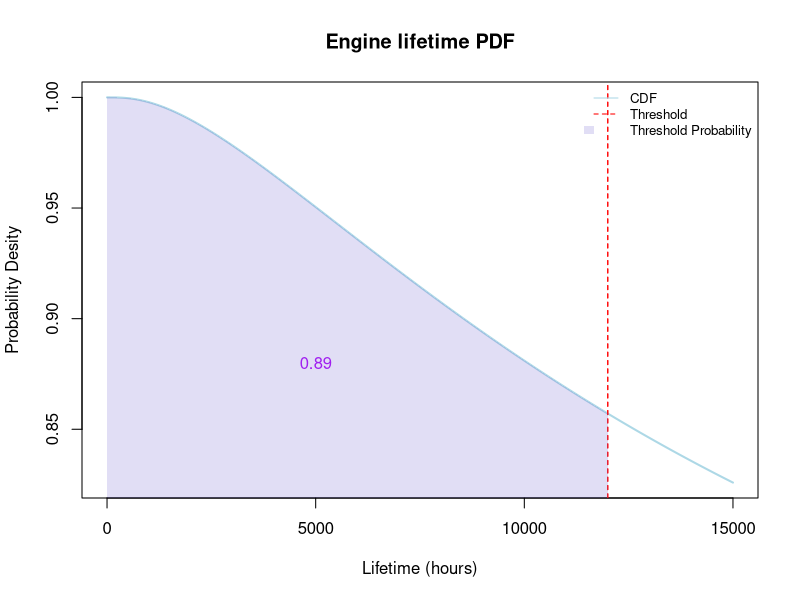
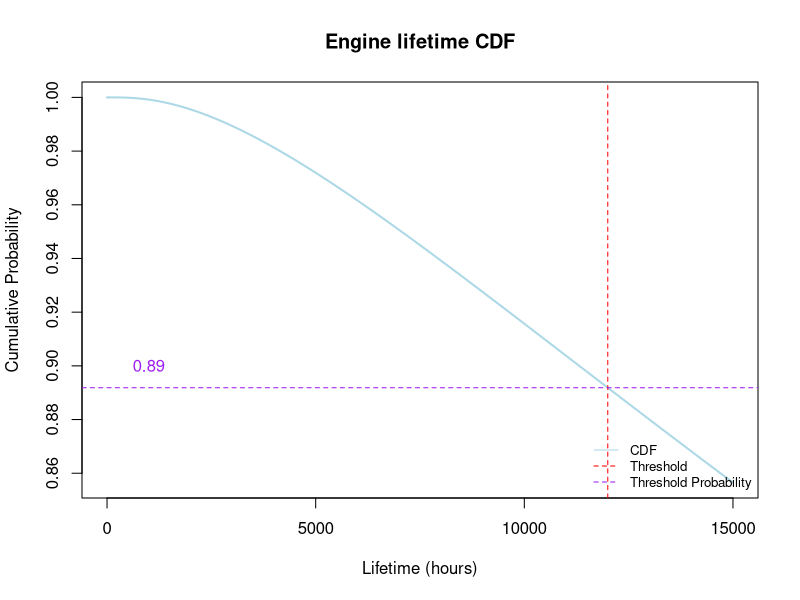

The R source for these figures, in order:
# Lifetime of an engine


# Parameters
mean_normal <- 11      # mean of the underlying normal distribution
sd_normal <- 1.3       # standard deviation of the underlying normal distribution
threshold_lifetime <- 12000  # threshold value

# Define transparent fill color
red <- 106
green <- 90
blue <- 205
alpha <- 50
purple_trans <- rgb(red, green, blue, alpha, maxColorValue=255)


# Calculate the probability that the lifetime exceeds the threshold
probability_exceeds_threshold <- 1 - pnorm(log(threshold_lifetime), mean = mean_normal, sd = sd_normal)

# Generate a sequence of values for the x-axis
x_values <- seq(0, 15000, length.out = 1000)


# Calculate the PDF values for the generated x_values
pdf_values <- 1 - dnorm(log(x_values), mean = mean_normal, sd = sd_normal)

# PDF Plot
plot(x_values, pdf_values, type = 'l', col = 'lightblue', lwd = 2,
     main = 'Engine lifetime PDF',
     ylab = 'Probability Desity', xlab = 'Lifetime (hours)')

# Add a vertical line at the threshold
abline(v = threshold_lifetime, col = 'red', lty = 2)

# Add a vertical line at the threshold
abline(v = threshold_lifetime, col = 'red', lty = 2)

# Fill the area below the curve from 0 to the threshold
polygon(c(0, x_values[x_values <= threshold_lifetime], threshold_lifetime), c(0, pdf_values[x_values <= threshold_lifetime], 0), col = purple_trans, border = NA)

# Add legend
legend("topright", legend = c("CDF", "Threshold", "Threshold Probability"), col = c("lightblue", "red", "purple"), border = NA, lty = c(1, 2, 0), fill = c("white", "white", purple_trans), cex = 0.8, bty = "n")

# Add labeling
text(5000, 0.88, "0.89", col = "purple")


# Calculate the CDF values for the generated x_values
cdf_values <- 1 - pnorm(log(x_values), mean = mean_normal, sd = sd_normal)

# CDF Plot
plot(x_values, cdf_values, type = 'l', col = 'lightblue', lwd = 2,
     main = 'Engine lifetime CDF',
     ylab = 'Cumulative Probability', xlab = 'Lifetime (hours)')

# Add a vertical line at the threshold
abline(v = threshold_lifetime, col = 'red', lty = 2)

# Add a horizontal line at the threshold probability
abline(h = probability_exceeds_threshold, col = 'purple', lty = 2)

# Add legend
legend("bottomright", legend = c("CDF", "Threshold", "Threshold Probability"), col = c("lightblue", "red", "purple"), border = NA, lty = c(1, 2, 2), cex = 0.8, bty = "n")

# Add labeling
text(1000, 0.90, "0.89", col = "purple")


# Print the result
cat("Probability that the lifetime exceeds 12,000 hours:", probability_exceeds_threshold, "\n")